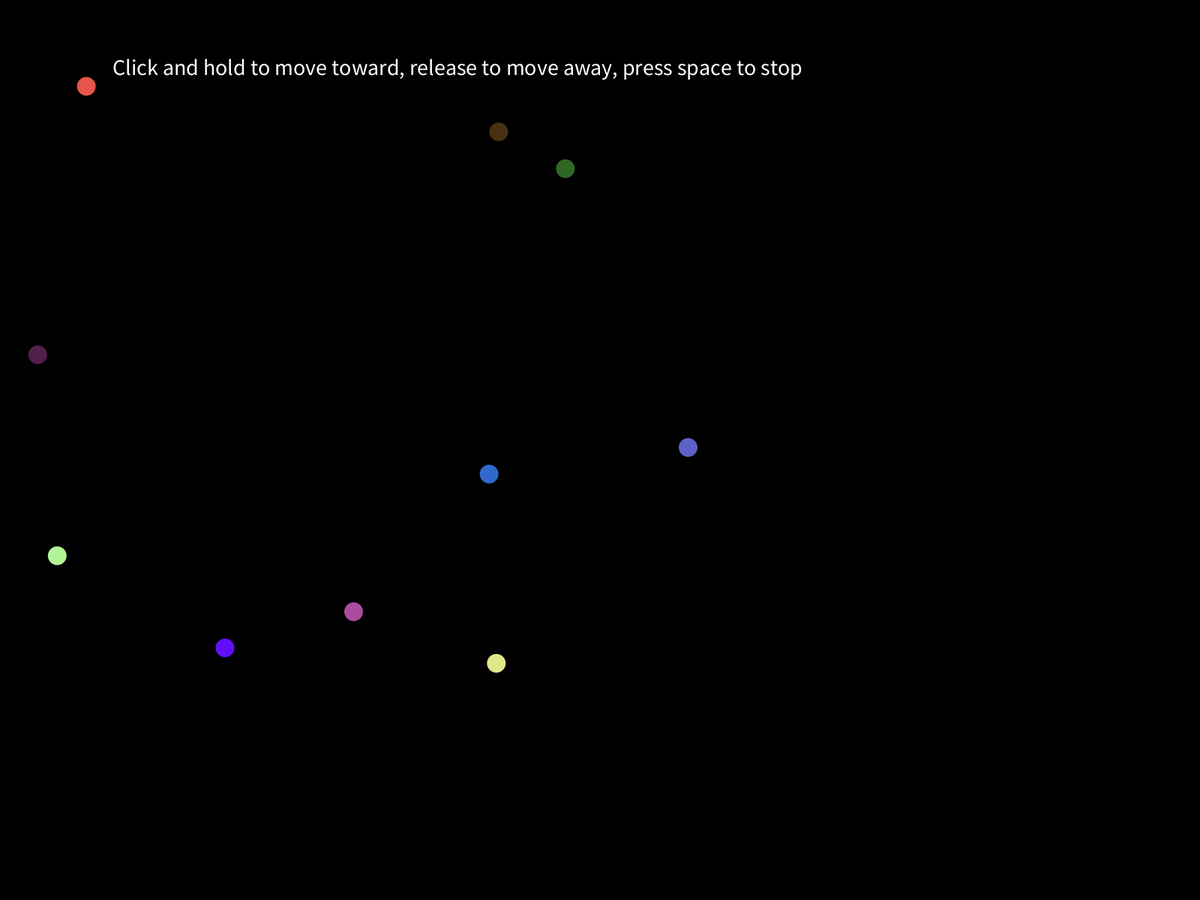
Frame 1 (no input)
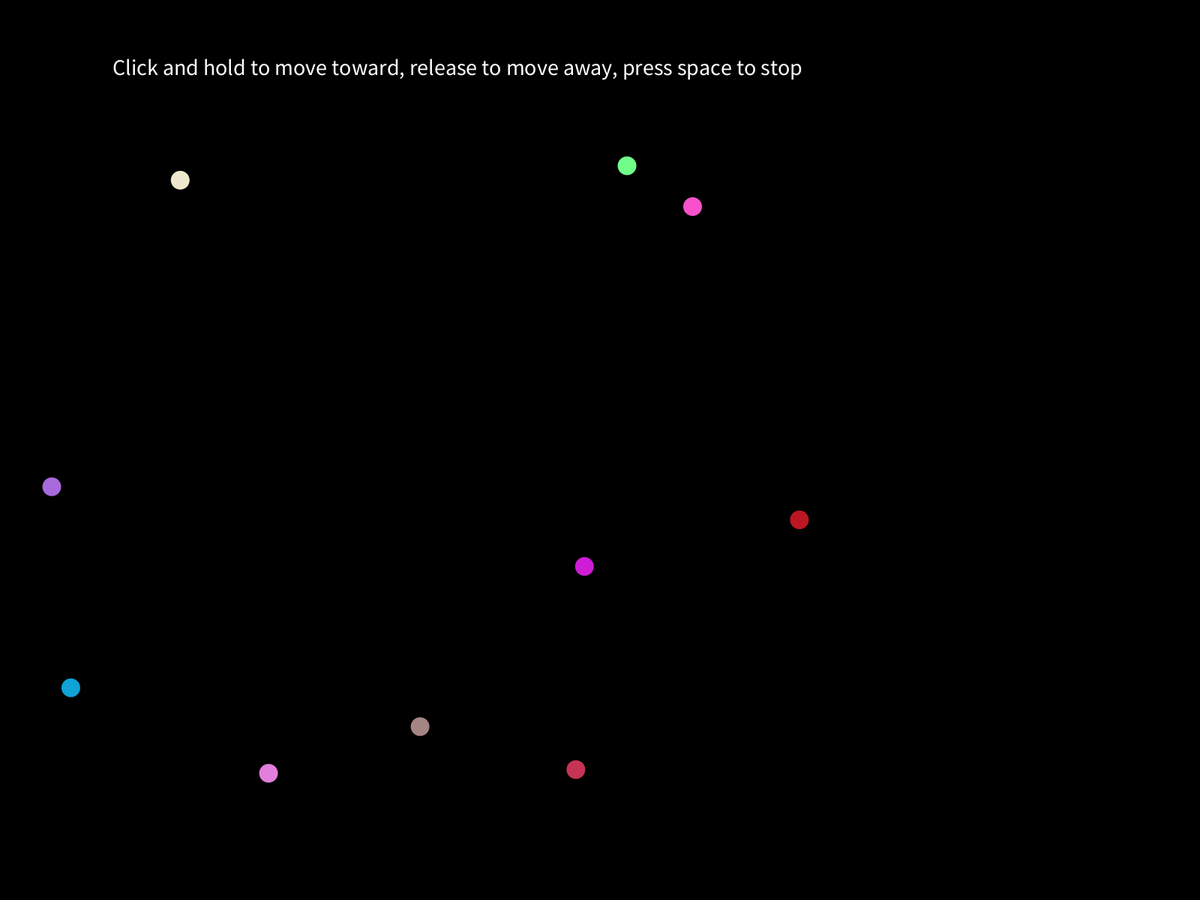
Frame 60 (the mouse pressed at the canvas centre just before this capture)
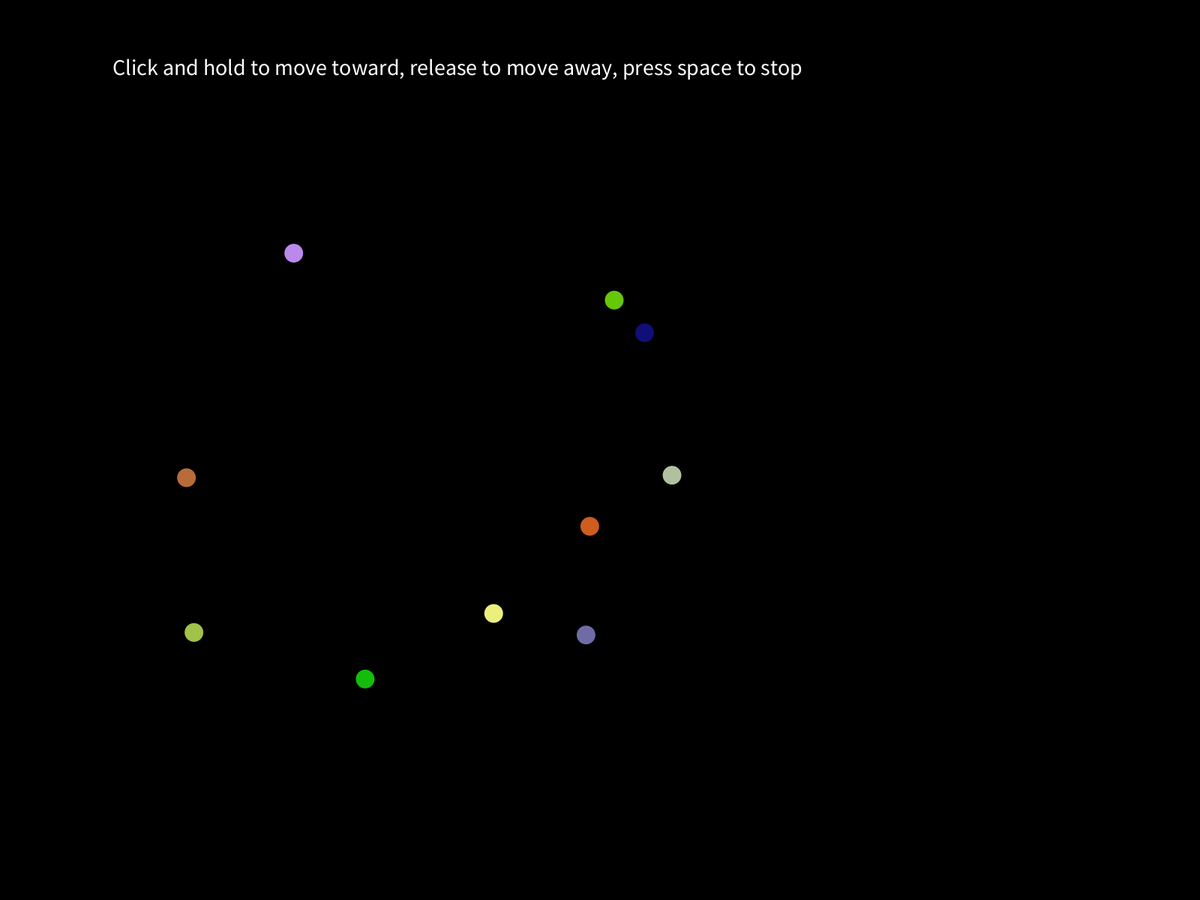
Frame 120 (the mouse held since frame 60 and released just before this capture)

The Processing sketch that drew these frames (run headless with seeded random() and noise(); from frame 60 on, the mouse is pressed at the canvas centre):

// Processing sketch: chemotaxis
// ── chemotaxis.pde
double v=3;
float o;
int c=0;
bacteria[] b=new bacteria[10];

void setup(){
  background(0);
  fullScreen();
  for(int i=0; i<10; i++){
    bacteria d= new bacteria();
    b[i]=d;
  }
  
}

void draw(){
  background(0);
  fill(255);
  textSize(30);
  text("Click and hold to move toward, release to move away, press space to stop", 150,100);
  for(int i=0; i<b.length;i++){
    if(mousePressed==true&&b[i].distance()>100){
      b[i].move();
    }
    else{
      b[i].moveAway();
    }
    if(keyPressed==true){
      if(key==' '){
        c++;
        if(c%2==1){
        noLoop();
        }
      }
    }
    b[i].show();
  }
  
}
void mouseClicked(){
  draw();
}
  
class bacteria{
  float x;
  float y;
  bacteria(){
    x=(int)(Math.random()*1000);
    y=(int)(Math.random()*1000);
      }
  void show(){
    noStroke();
    fill((int)(Math.random()*255), (int)(Math.random()*255),(int)(Math.random()*255));
    ellipse(x,y, 25, 25);
    

  }
  void move(){
    if(mouseX==x){
      if(mouseY>y){
        o=3*PI/2;
      }
      else{
        o=PI/2;
      }
    }
    else{
      o=atan((Math.abs(mouseY-y))/(Math.abs(mouseX-x)));
    }
    float vx=(float)(v*cos(o));
    float vy=(float)(v*sin(o));
    
    if(x<mouseX){
      x=x + vx ;
    } 
    else{
    x-=vx;
    }
    if(y<mouseY){
      y+=vy;
    } 
    else{
    y-=vy;
    }
  }
  void moveAway(){
    if(mouseX==x){
      if(mouseY<y){
        o=3*PI/2;
      }
      else{
        o=PI/2;
      }
    }
    else{
      o=atan((Math.abs(mouseY-y))/(Math.abs(mouseX-x)));
    }
    float vx=(float)(v*cos(o));
    float vy=(float)(v*sin(o));
    
    if(x>mouseX){
      x=x + vx;
    } 
    else{
    x-=vx;
    }
    if(y>mouseY){
      y+=vy;
    } 
    else{
    y-=vy;
    }
  }
  double distance(){
    return (Math.sqrt((Math.pow(mouseX-x,2))+(Math.pow(mouseY-y,2))));
  }
}
